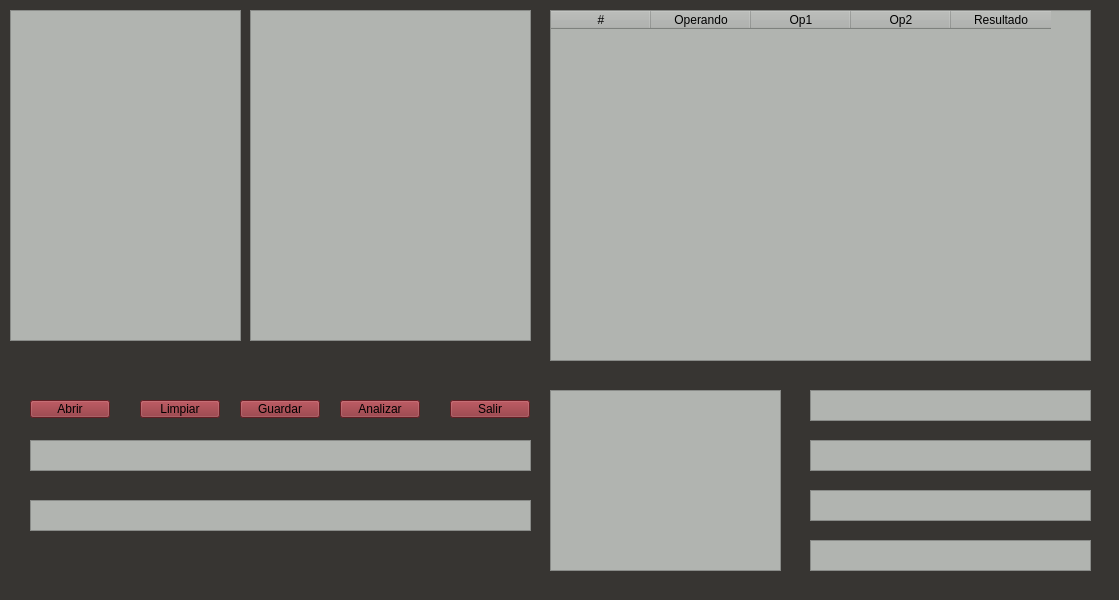
<?xml version="1.0" encoding="UTF-8"?>
<ui version="4.0">
 <class>MainWindow</class>
 <widget class="QMainWindow" name="MainWindow">
  <property name="geometry">
   <rect>
    <x>0</x>
    <y>0</y>
    <width>1119</width>
    <height>600</height>
   </rect>
  </property>
  <property name="windowTitle">
   <string>MainWindow</string>
  </property>
  <property name="styleSheet">
   <string notr="true">background-color: rgb(55, 53, 50);</string>
  </property>
  <widget class="QWidget" name="centralwidget">
   <widget class="QTextBrowser" name="codigo">
    <property name="geometry">
     <rect>
      <x>10</x>
      <y>10</y>
      <width>231</width>
      <height>331</height>
     </rect>
    </property>
    <property name="styleSheet">
     <string notr="true">background-color: rgb(177, 180, 176);</string>
    </property>
    <property name="readOnly">
     <bool>false</bool>
    </property>
    <property name="html">
     <string>&lt;!DOCTYPE HTML PUBLIC &quot;-//W3C//DTD HTML 4.0//EN&quot; &quot;http://www.w3.org/TR/REC-html40/strict.dtd&quot;&gt;
&lt;html&gt;&lt;head&gt;&lt;meta name=&quot;qrichtext&quot; content=&quot;1&quot; /&gt;&lt;meta charset=&quot;utf-8&quot; /&gt;&lt;style type=&quot;text/css&quot;&gt;
p, li { white-space: pre-wrap; }
hr { height: 1px; border-width: 0; }
li.unchecked::marker { content: &quot;\2610&quot;; }
li.checked::marker { content: &quot;\2612&quot;; }
&lt;/style&gt;&lt;/head&gt;&lt;body style=&quot; font-family:'Segoe UI'; font-size:9pt; font-weight:400; font-style:normal;&quot;&gt;
&lt;p style=&quot;-qt-paragraph-type:empty; margin-top:0px; margin-bottom:0px; margin-left:0px; margin-right:0px; -qt-block-indent:0; text-indent:0px;&quot;&gt;&lt;br /&gt;&lt;/p&gt;&lt;/body&gt;&lt;/html&gt;</string>
    </property>
   </widget>
   <widget class="QTextBrowser" name="tokens">
    <property name="geometry">
     <rect>
      <x>250</x>
      <y>10</y>
      <width>281</width>
      <height>331</height>
     </rect>
    </property>
    <property name="styleSheet">
     <string notr="true">background-color: rgb(177, 180, 176);</string>
    </property>
    <property name="html">
     <string>&lt;!DOCTYPE HTML PUBLIC &quot;-//W3C//DTD HTML 4.0//EN&quot; &quot;http://www.w3.org/TR/REC-html40/strict.dtd&quot;&gt;
&lt;html&gt;&lt;head&gt;&lt;meta name=&quot;qrichtext&quot; content=&quot;1&quot; /&gt;&lt;meta charset=&quot;utf-8&quot; /&gt;&lt;style type=&quot;text/css&quot;&gt;
p, li { white-space: pre-wrap; }
hr { height: 1px; border-width: 0; }
li.unchecked::marker { content: &quot;\2610&quot;; }
li.checked::marker { content: &quot;\2612&quot;; }
&lt;/style&gt;&lt;/head&gt;&lt;body style=&quot; font-family:'Segoe UI'; font-size:9pt; font-weight:400; font-style:normal;&quot;&gt;
&lt;p style=&quot;-qt-paragraph-type:empty; margin-top:0px; margin-bottom:0px; margin-left:0px; margin-right:0px; -qt-block-indent:0; text-indent:0px;&quot;&gt;&lt;br /&gt;&lt;/p&gt;&lt;/body&gt;&lt;/html&gt;</string>
    </property>
   </widget>
   <widget class="QPushButton" name="Abrir">
    <property name="geometry">
     <rect>
      <x>30</x>
      <y>400</y>
      <width>80</width>
      <height>18</height>
     </rect>
    </property>
    <property name="styleSheet">
     <string notr="true">background-color: rgb(138, 42, 50);</string>
    </property>
    <property name="text">
     <string>Abrir</string>
    </property>
   </widget>
   <widget class="QTextBrowser" name="errores">
    <property name="geometry">
     <rect>
      <x>550</x>
      <y>390</y>
      <width>231</width>
      <height>181</height>
     </rect>
    </property>
    <property name="styleSheet">
     <string notr="true">background-color: rgb(177, 180, 176);</string>
    </property>
    <property name="html">
     <string>&lt;!DOCTYPE HTML PUBLIC &quot;-//W3C//DTD HTML 4.0//EN&quot; &quot;http://www.w3.org/TR/REC-html40/strict.dtd&quot;&gt;
&lt;html&gt;&lt;head&gt;&lt;meta name=&quot;qrichtext&quot; content=&quot;1&quot; /&gt;&lt;meta charset=&quot;utf-8&quot; /&gt;&lt;style type=&quot;text/css&quot;&gt;
p, li { white-space: pre-wrap; }
hr { height: 1px; border-width: 0; }
li.unchecked::marker { content: &quot;\2610&quot;; }
li.checked::marker { content: &quot;\2612&quot;; }
&lt;/style&gt;&lt;/head&gt;&lt;body style=&quot; font-family:'Segoe UI'; font-size:9pt; font-weight:400; font-style:normal;&quot;&gt;
&lt;p style=&quot;-qt-paragraph-type:empty; margin-top:0px; margin-bottom:0px; margin-left:0px; margin-right:0px; -qt-block-indent:0; text-indent:0px;&quot;&gt;&lt;br /&gt;&lt;/p&gt;&lt;/body&gt;&lt;/html&gt;</string>
    </property>
   </widget>
   <widget class="QPushButton" name="Limpiar">
    <property name="geometry">
     <rect>
      <x>140</x>
      <y>400</y>
      <width>80</width>
      <height>18</height>
     </rect>
    </property>
    <property name="styleSheet">
     <string notr="true">background-color: rgb(138, 42, 50);</string>
    </property>
    <property name="text">
     <string>Limpiar</string>
    </property>
   </widget>
   <widget class="QPushButton" name="Guardar">
    <property name="geometry">
     <rect>
      <x>240</x>
      <y>400</y>
      <width>80</width>
      <height>18</height>
     </rect>
    </property>
    <property name="styleSheet">
     <string notr="true">background-color: rgb(138, 42, 50);</string>
    </property>
    <property name="text">
     <string>Guardar</string>
    </property>
   </widget>
   <widget class="QPushButton" name="Analizar">
    <property name="geometry">
     <rect>
      <x>340</x>
      <y>400</y>
      <width>80</width>
      <height>18</height>
     </rect>
    </property>
    <property name="styleSheet">
     <string notr="true">background-color: rgb(138, 42, 50);</string>
    </property>
    <property name="text">
     <string>Analizar</string>
    </property>
   </widget>
   <widget class="QPushButton" name="pushButton_5">
    <property name="geometry">
     <rect>
      <x>450</x>
      <y>400</y>
      <width>80</width>
      <height>18</height>
     </rect>
    </property>
    <property name="styleSheet">
     <string notr="true">background-color: rgb(138, 42, 50);</string>
    </property>
    <property name="text">
     <string>Salir</string>
    </property>
   </widget>
   <widget class="QTextBrowser" name="TxtPila">
    <property name="geometry">
     <rect>
      <x>30</x>
      <y>440</y>
      <width>501</width>
      <height>31</height>
     </rect>
    </property>
    <property name="styleSheet">
     <string notr="true">background-color: rgb(177, 180, 176);</string>
    </property>
   </widget>
   <widget class="QTextBrowser" name="TxtPilaOp">
    <property name="geometry">
     <rect>
      <x>30</x>
      <y>500</y>
      <width>501</width>
      <height>31</height>
     </rect>
    </property>
    <property name="styleSheet">
     <string notr="true">background-color: rgb(177, 180, 176);</string>
    </property>
   </widget>
   <widget class="QTextBrowser" name="TxtPilaCuadruplosOP">
    <property name="geometry">
     <rect>
      <x>810</x>
      <y>390</y>
      <width>281</width>
      <height>31</height>
     </rect>
    </property>
    <property name="styleSheet">
     <string notr="true">background-color: rgb(177, 180, 176);</string>
    </property>
   </widget>
   <widget class="QTextBrowser" name="TxtPilaCuadruplosSignos">
    <property name="geometry">
     <rect>
      <x>810</x>
      <y>440</y>
      <width>281</width>
      <height>31</height>
     </rect>
    </property>
    <property name="styleSheet">
     <string notr="true">background-color: rgb(177, 180, 176);</string>
    </property>
   </widget>
   <widget class="QTextBrowser" name="TxtPilaCuadruplosSaltos">
    <property name="geometry">
     <rect>
      <x>810</x>
      <y>490</y>
      <width>281</width>
      <height>31</height>
     </rect>
    </property>
    <property name="styleSheet">
     <string notr="true">background-color: rgb(177, 180, 176);</string>
    </property>
   </widget>
   <widget class="QTableWidget" name="tablaCuadruplos">
    <property name="geometry">
     <rect>
      <x>550</x>
      <y>10</y>
      <width>541</width>
      <height>351</height>
     </rect>
    </property>
    <property name="font">
     <font>
      <family>Arial</family>
     </font>
    </property>
    <property name="styleSheet">
     <string notr="true">background-color: rgb(177, 180, 176);</string>
    </property>
    <property name="editTriggers">
     <set>QAbstractItemView::NoEditTriggers</set>
    </property>
    <column>
     <property name="text">
      <string>#</string>
     </property>
    </column>
    <column>
     <property name="text">
      <string>Operando</string>
     </property>
    </column>
    <column>
     <property name="text">
      <string>Op1</string>
     </property>
    </column>
    <column>
     <property name="text">
      <string>Op2</string>
     </property>
    </column>
    <column>
     <property name="text">
      <string>Resultado</string>
     </property>
    </column>
   </widget>
   <widget class="QTextBrowser" name="txtPilaRellenar">
    <property name="geometry">
     <rect>
      <x>810</x>
      <y>540</y>
      <width>281</width>
      <height>31</height>
     </rect>
    </property>
    <property name="styleSheet">
     <string notr="true">background-color: rgb(177, 180, 176);</string>
    </property>
   </widget>
  </widget>
 </widget>
 <resources/>
 <connections/>
</ui>
